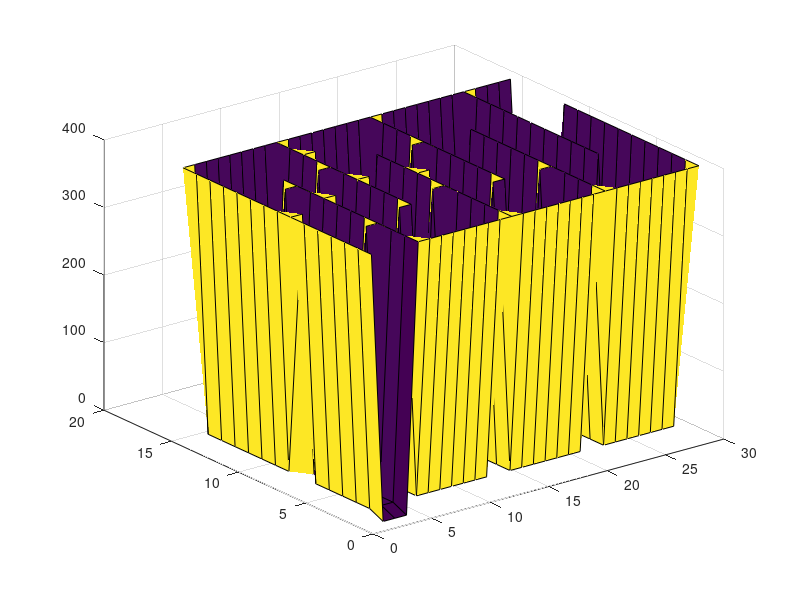
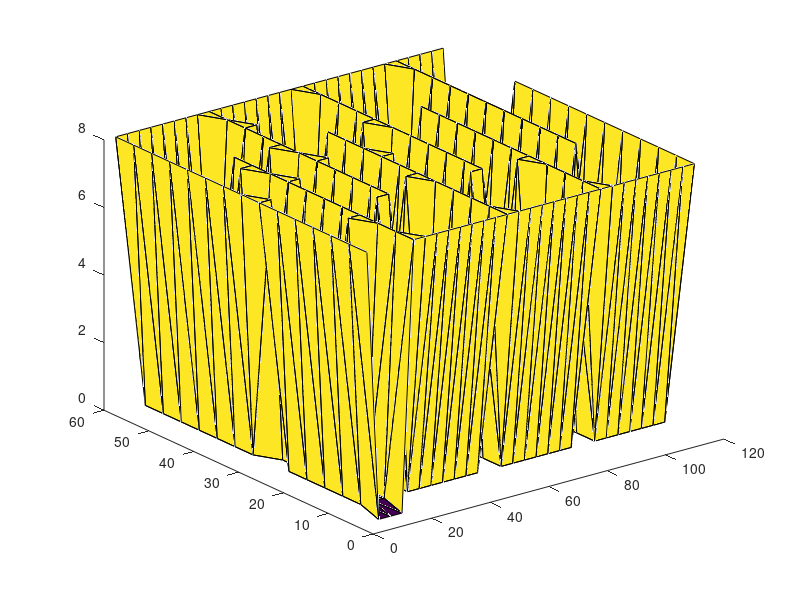

These figures' MATLAB source, in order:
function s=terrain_simulator()
close all


c=0;

% 1 = steps
% 2 = wedge
% 3 = image
% 4 = canyon
which=4
if (which==1)
    height=40;
    width=20;
    
    h=make_steps(width,height)
    s=convert_array_to_tri(h)
    rescale= [0.2,0.2,1]
elseif (which==2)
    height=400;
    width=100;
    
    c=c+1;
    s.vert_list{c} = [  [0  0  0];   [ height 0 4 ]     ;  [0 width  0 ]   ];
    c=c+1;
    s.vert_list{c} = [  [ height  0 4];   [  height width 4]     ;  [0 width 0 ]   ];
    rescale= [0.1,0.1,1];
elseif (which==3)
    x= imread('mit_terrain_257_v1.png');
    x= x(1:20:end,1:20:end,1); % decimate
    figure
    imagesc(x(:,:,1)) ;
    
    h =double(x(:,:,1));
    h=h+5;
    
    s=convert_array_to_tri(h)
    rescale= [1,1,0.01]
    height = size(h,1);
    width = size(h,2);
elseif (which==4)
    h=zeros(10,10);
    %keyboard
    h=[0     1     2     3     4     5     6     7     7     7
        0     1     2     3     4     5     6     7     7     7
        0     1     2     3     4     5     6     7     7     7
        0     0     0     0     0     0     0     8     8     8
        13    13    13    12    11    10    9     8     8     8
        13    13    13    12    11    10    9     8     8     8
        13    13    13    12    11    10    9     8     8     8
        14    14    14    0     0     0     0     0     0     0
        15    15    16    17    18    19    20    21    22    23
        15    15    16    17    18    19    20    21    22    23
        15    15    16    17    18    19    20    21    22    23]*20
    
    % maze:
    h=[400	400	400	400	400	400	400	400	400	400	400	400	400	400	400
        0	10	10	10	10	10	400	10	10	10	10	10	10	10	400
        0	10	10	10	10	10	10	10	10	10	10	10	10	10	400
        0	10	10	400	10	10	10	10	10	400	10	10	10	10	400
        400	400	400	400	400	400	400	400	400	400	400	10	10	10	400
        400	10	10	10	10	10	10	400	10	10	10	10	10	10	400
        400	10	10	10	10	10	10	10	10	10	10	10	10	10	400
        400	10	10	10	400	10	10	10	10	10	400	10	10	10	400
        400	10	10	10	400	400	400	400	400	400	400	400	400	400	400
        400	10	10	10	10	10	10	10	400	10	10	10	400	10	400
        400	10	10	10	10	10	10	10	10	10	10	10	10	10	400
        400	10	10	10	10	400	10	10	10	10	10	10	10	10	400
        400	400	400	400	400	400	400	400	400	400	400	10	10	10	400
        400	10	10	10	10	10	10	400	10	10	10	10	10	10	400
        400	10	10	10	10	10	10	10	10	10	10	10	10	10	400
        400	10	10	10	400	10	10	10	10	10	400	10	10	10	400
        400	10	10	10	400	400	400	400	400	400	400	400	400	400	400
        400	10	10	10	10	10	10	10	10	10	10	10	10	10	400
        400	10	10	10	10	10	10	10	10	10	10	10	10	10	400
        400	10	10	10	400	10	10	10	10	10	10	10	10	10	400
        400	400	400	400	400	400	400	400	400	400	400	10	10	10	400
        400	10	10	10	10	10	10	10	10	10	10	10	10	10	400
        400	10	10	10	10	10	10	10	10	10	10	10	10	10	400
        400	10	10	10	10	10	10	10	10	10	10	10	10	10	400
        400	10	10	10	400	400	400	400	400	400	400	400	400	400	400
        400	10	10	10	10	10	10	10	10	10	10	10	10	10	400
        400	10	10	10	10	10	10	10	10	10	10	10	10	10	400
        400	10	10	10	10	10	10	10	10	10	10	10	10	10	400
        400	400	400	400	400	400	400	400	400	400	400	0	0	0	400];
         rescale= [4,4,0.02]
         
    % simpler - for steven:
%     h=[ 50	50	50	50	50	50	50	50	50	50	50	50	50	50	50
%         0	10	10	10	10	10	50	10	10	10	10	10	10	10	50
%         0	10	10	10	10	10	10	10	10	10	10	10	10	10	50
%         0	10	10	10	10	10	10	10	10	10	10	10	10	10	50
%         0	10	10	10	10	10	10	10	10	10	10	10	10	10	50
%         0	10	10	10	10	10	10	10	10	10	10	10	10	10	50
%         0	10	10	10	10	10	10	10	10	10	10	10	10	10	50
%         0	10	10	10	10	10	10	10	10	10	10	10	10	10	50
%         50	50	50	50	50	50	50	50	50	50	10	10	10	10	50
%         50	50	50	50	50	50	50	50	50	50	10	10	10	10	50
%         50	10	10	10	10	10	10	10	10	10	10	10	10	10	50
%         50	10	10	10	10	10	10	10	10	10	10	10	10	10	50
%         50	10	10	10	10	10	10	10	10	10	10	10	10	10	50
%         50	10	10	10	10	10	10	10	10	10	10	10	10	10	50
%         50	10	10	10	10	10	10	10	10	10	10	10	10	10	50
%         50	10	10	10	10	10	10	10	10	10	10	10	10	10	50
%         50	10	10	10	50	50	50	50	50	50	50	50	50	50	50
%         50	10	10	10	50	50	50	50	50	50	50	50	50	50	50
%         50	10	10	10	10	10	10	10	10	10	10	10	10	10	50
%         50	10	10	10	10	10	10	10	10	10	10	10	10	10	50
%         50	10	10	10	10	10	10	10	10	10	10	10	10	10	50
%         50	10	10	10	10	10	10	10	10	10	10	10	10	10	50
%         50	10	10	10	10	10	10	10	10	10	10	10	10	10	50
%         50	10	10	10	10	10	10	10	10	10	10	10	10	10	50
%         50	10	10	10	10	10	10	10	10	10	10	10	10	10	50
%         50	10	10	10	10	10	10	10	10	10	10	10	10	10	50
%         50	50	50	50	50	50	50	50	50	50	50	10	10	10	50
%         50	50	50	50	50	50	50	50	50	50	50	10	10	10	50
%         50	50	50	50	50	50	50	50	50	50	50	0	0	0	50];
%     rescale= [4,4,0.02]

%    h=[0	0
%        0	0];
%    rescale= [80,80,0.02];

    %keyboard
    s=convert_array_to_tri(h)
    height = size(h,1);
    width = size(h,2);
end

% add floor:
%c=size(s.vert_list,2)+1;
%s.vert_list{c} = [  [0  0  0];   [ height 0 0 ]     ;  [0 width  0 ]   ];
%c=size(s.vert_list,2)+1;
%s.vert_list{c} = [  [ height  0 0];   [  height width 0]     ;  [0 width 0 ]   ];


for i=1:size(s.vert_list,2)
    s.vert_list{i}(:,1) = s.vert_list{i}(:,1)*rescale(1);
    s.vert_list{i}(:,2) = s.vert_list{i}(:,2)*rescale(2);
    s.vert_list{i}(:,3) = s.vert_list{i}(:,3)*rescale(3);
end


disp('about to plot')
do_plot=1;
if do_plot==1
    figure
    surf(h')
    axis xy
    %    axis equal
    
    figure
    hold on
    for i=1:size(s.vert_list,2)
        tri1 = s.vert_list{i};
        fill3( tri1(:,1) ,  tri1(:,2)      ,  tri1(:,3) ,  max(tri1(:,3))  );
    end
end
disp('writing height map to image file')
imwrite((flipud(h'/ (max(h(:))+1) )), 'texture_image.png')





function s=convert_array_to_tri(h)
s.vert_list=[];
s.text_list=[];
for i=1:(size(h,1) -1)  % height
    for j=1:(size(h,2) -1)  % width
        % adjustments to map texture into range 0->1
        top = 1;
        bottom = repmat( (size(h) -1) , 3,1);
        
        tri1 = [[i i+1 i];  [j j j+1]      ;  [h(i,j)     , h(i+1,j) , h(i,j+1)]]';
        c=size(s.vert_list,2)+1;
        s.vert_list{c} =tri1;
        s.text_list{c} = (tri1(:,1:2)-top) ./ bottom;
        
        tri2 = [  [i+1 i+1 i];  [j j+1 j+1]     ;  [h(i+1,j)     , h(i+1,j+1) , h(i,j+1)]   ]';
        c=size(s.vert_list,2)+1 ;
        s.vert_list{c} =tri2;
        s.text_list{c} =(tri2(:,1:2)-top) ./ bottom;
    end
end


function h=make_steps(width,height)
h=rand(height, width)/4

%h =wiener2(h,[4 4]);
h =wiener2(h,[4 4]);

step_height = 0.2

%add some footsteps:
foot_size =[2,1];
h=set_footstep(h, 2,2,step_height , foot_size);
h=set_footstep(h, 5,5,step_height , foot_size);
h=set_footstep(h, 7,2,step_height , foot_size);
h=set_footstep(h, 10,5,step_height , foot_size);
h=set_footstep(h, 13,2,step_height , foot_size);
h=set_footstep(h, 16,5,step_height , foot_size);
h=set_footstep(h, 19,2,step_height , foot_size);
h=set_footstep(h, 22,5,step_height , foot_size);
h=set_footstep(h, 25,2,step_height , foot_size);
h=set_footstep(h, 28,5,step_height , foot_size);

h=set_footstep(h, 34,2,step_height , foot_size);
h=set_footstep(h, 34,5,step_height , foot_size);
h=set_footstep(h, 34,4,step_height , foot_size);
h=set_footstep(h, 36,4,step_height , foot_size);
h=set_footstep(h, 36,2,step_height , foot_size);
h=set_footstep(h, 36,5,step_height , foot_size);
h=set_footstep(h, 37,4,step_height , foot_size);
h=set_footstep(h, 37,2,step_height , foot_size);
h=set_footstep(h, 37,5,step_height , foot_size);


foot_size =[1,2];
h=set_footstep(h, 35,8,step_height , foot_size);
h=set_footstep(h, 38,10,step_height , foot_size);
h=set_footstep(h, 35,12,step_height , foot_size);
h=set_footstep(h, 38,14,step_height , foot_size);
h=set_footstep(h, 35,16,step_height , foot_size);
h=set_footstep(h, 38,18,step_height , foot_size);

%h=set_footstep(h, 60,30,step_height , foot_size);
%h=set_footstep(h, 100,10,step_height , foot_size);
%h=set_footstep(h, 140,30,step_height , foot_size);
%h=set_footstep(h, 180,10,step_height , foot_size);
%h=set_footstep(h, 220,30,step_height , foot_size);
%h=set_footstep(h, 260,10,step_height , foot_size);
%h=set_footstep(h, 300,30,step_height , foot_size);
%h=set_footstep(h, 360,30,step_height , foot_size);
%h=set_footstep(h, 360,10,step_height , foot_size);

% do some smoothing
%h =medfilt2(h,[4 4])

% was using this:
%h =wiener2(h,[4 4]);
%h =wiener2(h,[4 4]);

%h =filter2([1,1;1,1],h)

function h=set_footstep(h ,i,j,val, foot_size )


%for i2=(i-p_size_x:i+p_size_x)
%    for j2=(j-p_size_y:j+p_size_y)


for i2=(i:i+foot_size(1) ) % x
    for j2=(j:j+ foot_size(2) ) %y
        h(i2,j2) = val + rand/120;
    end
end